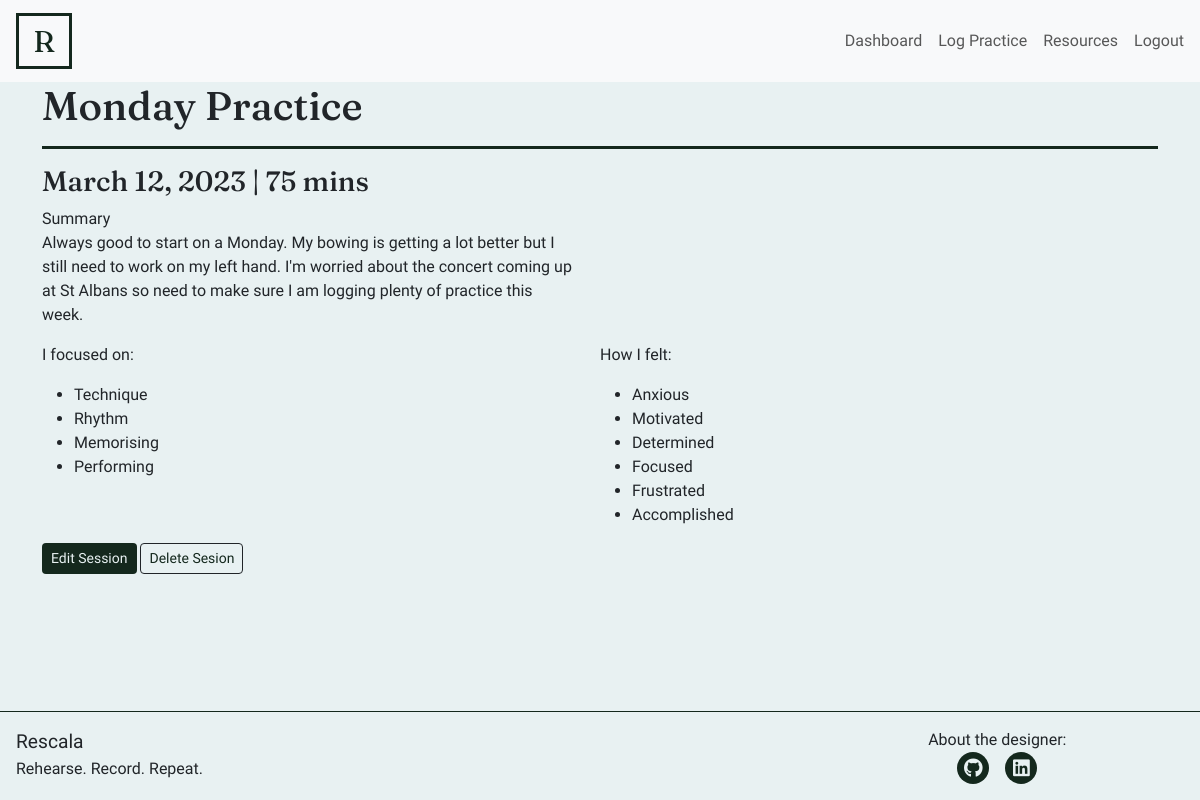
Screenshot of /practice/52/ (signed in) with the database file from the repository.
### practicelog/models.py (models this page shows)
class Session(models.Model):
    user = models.ForeignKey(Profile, on_delete=models.CASCADE, name='user')
    date = models.DateField(validators=[validators.validate_date])
    duration = models.IntegerField(validators=[validators.validate_duration])
    headline = models.CharField(max_length=150)
    image = CloudinaryField('image', blank=True)
    focus = models.JSONField(default=list, blank=True)
    moods = models.JSONField(default=list, blank=True)
    summary = models.TextField()

### practicelog/views.py (the view, shortened to what this page needs)
# urls.py: path('<int:session_id>/', views.SessionDetails.as_view(), name='session_details'),
class SessionDetails(LoginRequiredMixin, View):
    def get(self, request, session_id, *args, **kwargs):
        session = get_object_or_404(Session, id=session_id)
        return render(
            request, 'sessiondetails.html',
            {
                "session": session
            }
        )

### templates/sessiondetails.html (shortened to what this page needs)
{% extends "base.html" %}
{% block content %}
<div class="container">
  <div class="row">
    <div class="col">
      <h1>{{session.headline}}</h1>
      <hr />
    </div>
  </div>
  <div class="row">
    <div class="col-md-6">
      <h3>
        {{session.date}} |
        {{session.duration}} mins
      </h3>
    </div>
    <div class="row">
      <div class="col-md-6">
        <div>Summary</div>
        <p>
          {{session.summary}}
        </p>
      </div>
    </div>
    <div class="row">
      <div class="col-md-6">
        <div>I focused on:</div>
        <p>
        <ul>
          {% for focus in session.focus%}
          <li>{{focus | title }}</li>
          {% endfor %}
        </ul>
        </p>
      </div>
      <div class="col-md-6">
        <div>How I felt:</div>
        <p>
        <ul>
          {% for mood in session.moods%}
          <li>{{mood | title }}</li>
          {% endfor %}
        </ul>
        </p>
      </div>
    </div>
  </div>
  <div class="row">
    <div class="col-md-6">
      <a class="btn btn-sm btn-very-dark" href="{% url 'edit_session' session.id %}">Edit Session</a>
      <button type="button" class="btn btn-dark btn-sm" data-toggle="modal" data-target="#exampleModal">
        Delete Sesion
      </button>
    </div>
  </div>
</div>
{% endblock %}

### static/css/style.css (style rules this page uses)
body { font-family: 'Work Sans', Courier, monospace; background-color: #E8F1F2; accent-color: #355834; display: flex; flex-direction: column; height: 100vh; }
hr { border-top: #14281D 3px solid; opacity: 1; }
h1, h2, h3 { font-family: 'Fraunces', Courier, monospace; }
a { text-decoration: none; color: #14281D; }
.btn-very-dark { color: #E8F1F2; background-color: #14281D; }
.btn-dark { color: #14281D; background-color: #E8F1F2; }

### rows the page displays
Session: headline "Monday Practice", date "March 12, 2023", duration "75", summary "Always good to start on a Monday. My bowing is getting a lot better but I still need to work on my left hand. I'm worried about the concert coming up at St Albans so need to make sure I am logging plenty of practice this week."

### other values shown
{{ focus | title }} "Technique" "Rhythm" "Memorising" "Performing"
{{ mood | title }} "Anxious" "Motivated" "Determined" "Focused" "Frustrated" "Accomplished"
